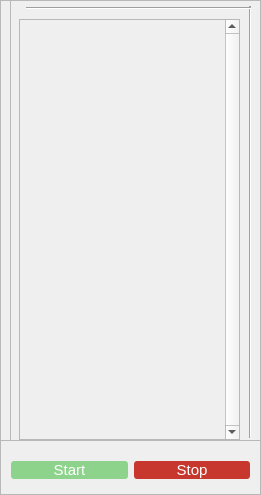
    <widget class="QFrame" name="frame_3">
     <property name="geometry">
      <rect>
       <x>1129</x>
       <y>195</y>
       <width>261</width>
       <height>495</height>
      </rect>
     </property>
     <property name="frameShape">
      <enum>QFrame::StyledPanel</enum>
     </property>
     <property name="frameShadow">
      <enum>QFrame::Raised</enum>
     </property>
     <widget class="QFrame" name="frame_7">
      <property name="geometry">
       <rect>
        <x>0</x>
        <y>440</y>
        <width>261</width>
        <height>61</height>
       </rect>
      </property>
      <property name="styleSheet">
       <string notr="true">QFrame{
padding:1px;
}</string>
      </property>
      <property name="frameShape">
       <enum>QFrame::StyledPanel</enum>
      </property>
      <property name="frameShadow">
       <enum>QFrame::Raised</enum>
      </property>
      <layout class="QGridLayout" name="gridLayout_11">
       <item row="0" column="0">
        <widget class="QPushButton" name="pushButton_Start">
         <property name="styleSheet">
          <string notr="true">QPushButton{
	color:#fff;
	border:0px;
	border-radius:3px;
	font-size:15px;
	cursor: pointer;
	background-color:#8DD38B;
}
QPushButton:hover{
background-color:#6DB66B;
}</string>
         </property>
         <property name="text">
          <string>Start</string>
         </property>
        </widget>
       </item>
       <item row="0" column="1">
        <widget class="QPushButton" name="pushButton_Stop">
         <property name="styleSheet">
          <string notr="true">QPushButton{
	color:#fff;
	border:0px;
	border-radius:3px;
	font-size:15px;
	cursor: pointer;
	background-color:#c7372d;
}
QPushButton:hover{
background-color:#900000;
}</string>
         </property>
         <property name="text">
          <string>Stop</string>
         </property>
        </widget>
       </item>
      </layout>
     </widget>
     <widget class="QFrame" name="frame_Map_des_Defauts">
      <property name="geometry">
       <rect>
        <x>10</x>
        <y>0</y>
        <width>261</width>
        <height>441</height>
       </rect>
      </property>
      <property name="frameShape">
       <enum>QFrame::StyledPanel</enum>
      </property>
      <property name="frameShadow">
       <enum>QFrame::Raised</enum>
      </property>
      <widget class="QScrollArea" name="scrollArea_2">
       <property name="geometry">
        <rect>
         <x>9</x>
         <y>19</y>
         <width>221</width>
         <height>421</height>
        </rect>
       </property>
       <property name="verticalScrollBarPolicy">
        <enum>Qt::ScrollBarAlwaysOn</enum>
       </property>
       <property name="widgetResizable">
        <bool>true</bool>
       </property>
       <widget class="QWidget" name="scrollAreaWidgetContents_3">
        <property name="geometry">
         <rect>
          <x>0</x>
          <y>0</y>
          <width>182</width>
          <height>399</height>
         </rect>
        </property>
        <layout class="QGridLayout" name="gridLayout_6"/>
       </widget>
      </widget>
      <widget class="Line" name="line">
       <property name="geometry">
        <rect>
         <x>235</x>
         <y>6</y>
         <width>10</width>
         <height>432</height>
        </rect>
       </property>
       <property name="maximumSize">
        <size>
         <width>15</width>
         <height>435</height>
        </size>
       </property>
       <property name="orientation">
        <enum>Qt::Vertical</enum>
       </property>
      </widget>
      <widget class="Line" name="line_2">
       <property name="geometry">
        <rect>
         <x>16</x>
         <y>7</y>
         <width>225</width>
         <height>3</height>
        </rect>
       </property>
       <property name="orientation">
        <enum>Qt::Horizontal</enum>
       </property>
      </widget>
     </widget>
    </widget>
